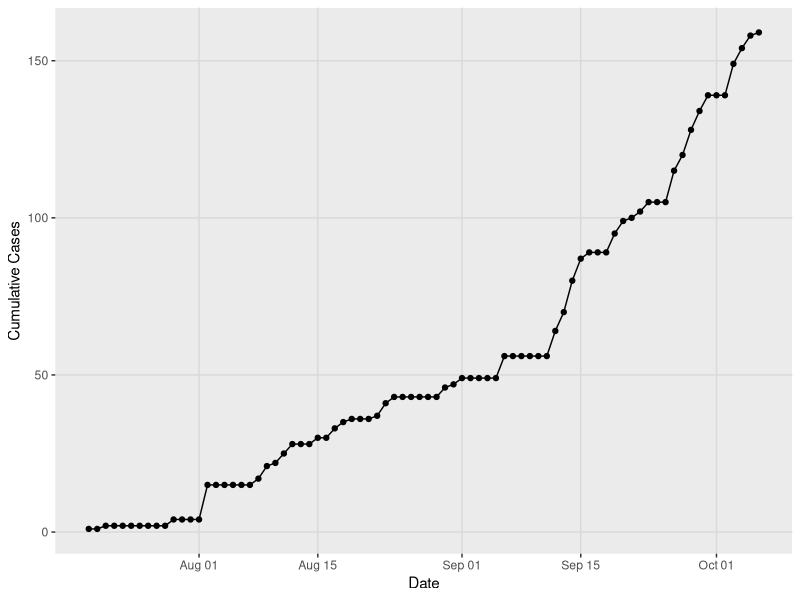

Write R code to recreate this figure. (Note: this script raises an error after producing the figure.)
library(tidyverse)
library(cowplot)
library(lubridate)

fl_ts <- read_csv("data/fl_zika_cases.csv")

cum_plot <- ggplot(fl_ts, aes(date, cum_cases)) + geom_line() +
              labs(y="Cumulative Cases", x="Date") + geom_point() + 
              background_grid() 
  

save_plot("figs/cumulative_plot.png", plot = cum_plot, base_height = 4, base_aspect_ratio = 1.4)
